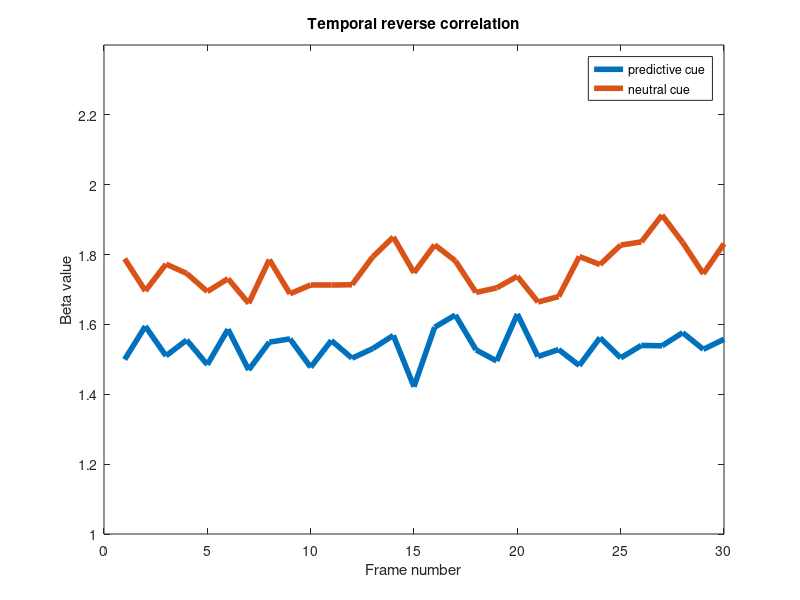
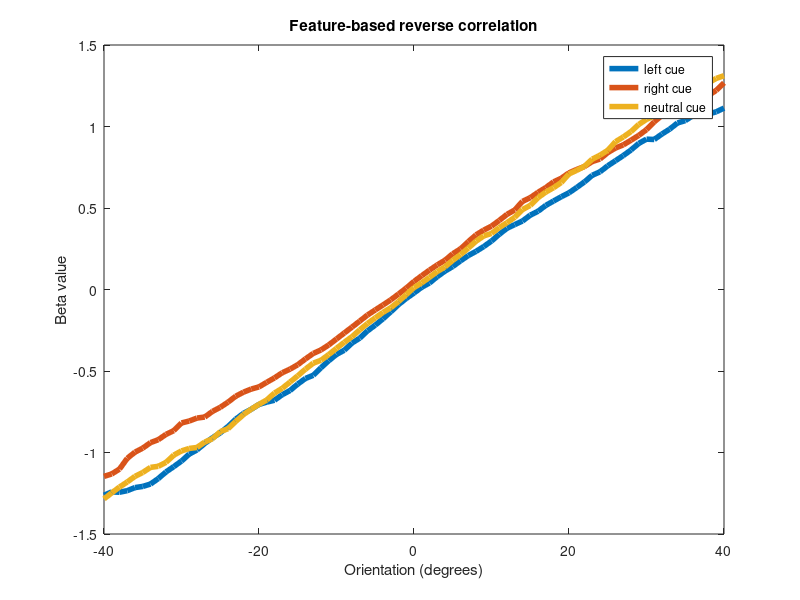

Reproduce these figures in MATLAB, in order.
%decisional_effect

clear
close all

N = 30000;
crit = 4; %in degrees

% Cues and stimulus
cues = [ones(1,N/3), 2*ones(1,N/3), 3*ones(1,N/3)]; %LRN
stim = repmat([1,2],1,N/2); %LR

% Decide randomly on orientation for N trials X 30 frames/trial
orientationAngle = normrnd(7.5, 22.5, N, 30);
num_outside_range = 1;
while num_outside_range
    ind = find(abs(orientationAngle)>45);
    num_outside_range = length(ind);
    orientationAngle(ind) = normrnd(7.5, 22.5, 1, num_outside_range);
end
orientationAngle(stim==1,:) = -orientationAngle(stim==1,:); %flip for left stimuli

% Adjust decision criterion
criteria = zeros(N,1);
criteria(cues==1) = crit;
criteria(cues==2) = -crit;

% Make a decision for each trial
resp = (mean(orientationAngle,2) > criteria); %0: left, 1: right

%% Temporal reverse correlation analysis (Predictive/Neutral)
for frame=1:30
    betas = glmfit(orientationAngle(cues<3,frame)/180*pi, resp(cues<3), 'binomial', 'link', 'logit');
    usage(1,frame) = betas(2);
    betas = glmfit(orientationAngle(cues==3,frame)/180*pi, resp(cues==3), 'binomial', 'link', 'logit');
    usage(2,frame) = betas(2);
end
figure
plot(usage', 'LineWidth',4)
legend('predictive cue', 'neutral cue')
title('Temporal reverse correlation')
ylim([1, 2.4])
xlabel('Frame number')
ylabel('Beta value')

%% Feature-based reverse correlation analysis (LRN)
window = 10;
bound = 45 - window/2;
range = -bound:bound;

% Perform regression for each orientation
for angle=range
    
    % Find out how many gratings had orientation within the window
    stimInRange = orientationAngle > (angle-window/2) & orientationAngle < (angle+window/2);
    numStimInRange = sum(stimInRange,2);
    
    for cue=1:3
        betas = glmfit(numStimInRange(cues==cue), resp(cues==cue), 'binomial', 'link', 'logit');
        usage(cue,angle+range(end)+1) = betas(2);
    end
end
figure
plot(range, usage', 'LineWidth',4)
legend('left cue', 'right cue', 'neutral cue')
title('Feature-based reverse correlation')
xlabel('Orientation (degrees)')
ylabel('Beta value')

%% Compute amount of biasing
percentRightResponses_cuesLRN = [mean(resp(cues==1)), mean(resp(cues==2)), mean(resp(cues==3))]